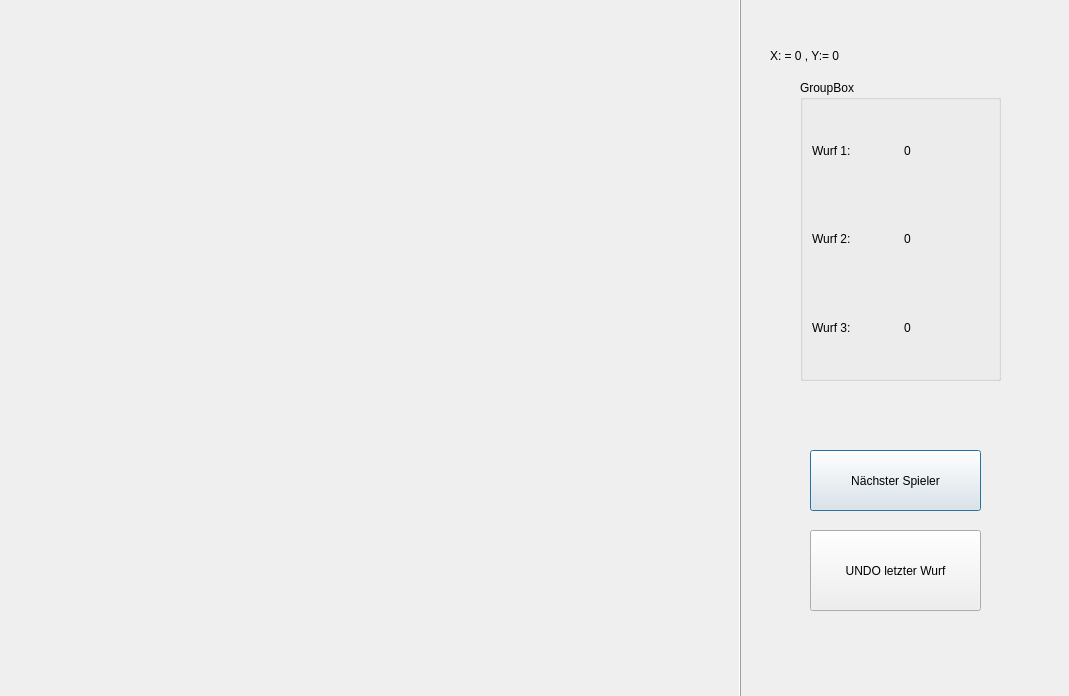
<?xml version="1.0" encoding="UTF-8"?>
<ui version="4.0">
 <class>DialogDartboard</class>
 <widget class="QDialog" name="DialogDartboard">
  <property name="geometry">
   <rect>
    <x>0</x>
    <y>0</y>
    <width>1069</width>
    <height>696</height>
   </rect>
  </property>
  <property name="windowTitle">
   <string>Dialog</string>
  </property>
  <widget class="Dartboard" name="DartboardView">
   <property name="geometry">
    <rect>
     <x>-10</x>
     <y>-40</y>
     <width>751</width>
     <height>771</height>
    </rect>
   </property>
   <property name="sizePolicy">
    <sizepolicy hsizetype="Preferred" vsizetype="Preferred">
     <horstretch>0</horstretch>
     <verstretch>0</verstretch>
    </sizepolicy>
   </property>
   <property name="mouseTracking">
    <bool>true</bool>
   </property>
   <property name="frameShape">
    <enum>QFrame::Box</enum>
   </property>
   <property name="frameShadow">
    <enum>QFrame::Raised</enum>
   </property>
   <property name="text">
    <string/>
   </property>
   <property name="pixmap">
    <pixmap resource="../rsrc/resources.qrc">:/img/Dartboard.png</pixmap>
   </property>
   <property name="scaledContents">
    <bool>true</bool>
   </property>
  </widget>
  <widget class="QGroupBox" name="groupBox">
   <property name="geometry">
    <rect>
     <x>800</x>
     <y>80</y>
     <width>201</width>
     <height>301</height>
    </rect>
   </property>
   <property name="title">
    <string>GroupBox</string>
   </property>
   <layout class="QVBoxLayout" name="verticalLayout">
    <item>
     <layout class="QHBoxLayout" name="horizontalLayout_3">
      <item>
       <widget class="QLabel" name="label_2">
        <property name="text">
         <string>Wurf 1:</string>
        </property>
       </widget>
      </item>
      <item>
       <widget class="QLabel" name="wurf1">
        <property name="text">
         <string>0</string>
        </property>
       </widget>
      </item>
     </layout>
    </item>
    <item>
     <layout class="QHBoxLayout" name="horizontalLayout_2">
      <item>
       <widget class="QLabel" name="label_3">
        <property name="text">
         <string>Wurf 2:</string>
        </property>
       </widget>
      </item>
      <item>
       <widget class="QLabel" name="wurf2">
        <property name="text">
         <string>0</string>
        </property>
       </widget>
      </item>
     </layout>
    </item>
    <item>
     <layout class="QHBoxLayout" name="horizontalLayout">
      <item>
       <widget class="QLabel" name="label_4">
        <property name="text">
         <string>Wurf 3:</string>
        </property>
       </widget>
      </item>
      <item>
       <widget class="QLabel" name="wurf3">
        <property name="text">
         <string>0</string>
        </property>
       </widget>
      </item>
     </layout>
    </item>
   </layout>
  </widget>
  <widget class="QLabel" name="Koordinaten">
   <property name="geometry">
    <rect>
     <x>770</x>
     <y>30</y>
     <width>201</width>
     <height>51</height>
    </rect>
   </property>
   <property name="text">
    <string>X: = 0 , Y:= 0</string>
   </property>
  </widget>
  <widget class="QPushButton" name="naechsterSpieler">
   <property name="geometry">
    <rect>
     <x>810</x>
     <y>450</y>
     <width>171</width>
     <height>61</height>
    </rect>
   </property>
   <property name="text">
    <string>Nächster Spieler</string>
   </property>
  </widget>
  <widget class="QPushButton" name="undoLetzterWurf">
   <property name="geometry">
    <rect>
     <x>810</x>
     <y>530</y>
     <width>171</width>
     <height>81</height>
    </rect>
   </property>
   <property name="text">
    <string>UNDO letzter Wurf</string>
   </property>
  </widget>
 </widget>
 <customwidgets>
  <customwidget>
   <class>Dartboard</class>
   <extends>QLabel</extends>
   <header location="global">View/dartboard.h</header>
  </customwidget>
 </customwidgets>
 <resources>
  <include location="../rsrc/resources.qrc"/>
 </resources>
 <connections/>
</ui>
